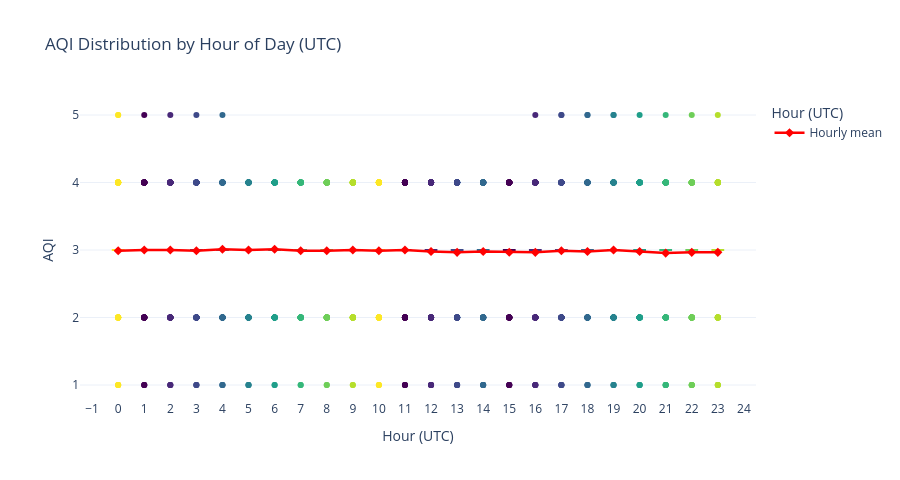

The cell this chart's notebook holds for it:
### Markdown cell above
## 10. AQI by Hour of Day - Box Plot <a id='10'></a>

### Code cell
fig = px.box(
    df, x="hour", y="aqi",
    color="hour",
    color_discrete_sequence=px.colors.sequential.Viridis,
    title="AQI Distribution by Hour of Day (UTC)",
    labels={"hour": "Hour (UTC)", "aqi": "AQI"},
    template=PLOTLY_TEMPLATE
)
fig.update_traces(showlegend=False)

# Overlay mean line
hourly_mean = df.groupby("hour")["aqi"].mean()
fig.add_trace(go.Scatter(
    x=hourly_mean.index, y=hourly_mean.values,
    mode="lines+markers", name="Hourly mean",
    line=dict(color="red", width=2.5),
    marker=dict(size=7, symbol="diamond")
))

fig.update_layout(
    height=480,
    xaxis=dict(tickmode="linear", tick0=0, dtick=1),
    yaxis=dict(tickvals=[1,2,3,4,5])
)
fig.show()

best_hour = int(hourly_mean.idxmin())
worst_hour = int(hourly_mean.idxmax())
print(f"Best hour  (lowest AQI): {best_hour:02d}:00 UTC - mean AQI={hourly_mean[best_hour]:.2f}")
print(f"Worst hour (highest AQI): {worst_hour:02d}:00 UTC - mean AQI={hourly_mean[worst_hour]:.2f}")

from IPython.display import Markdown, display
display(Markdown("### Interpretation\n\nAQI is highest in the early morning hours (roughly 03 to 10 UTC), when the nocturnal boundary layer traps emissions. AQI improves around midday (11 to 14 UTC), consistent with stronger mixing and possible sea breeze effects."))

### Figure 1 — Plotly figure (JSON) as saved in the notebook; plotly's stock layout.template omitted (floating-point values rounded to 4 significant figures)
{"data": [{"alignmentgroup": "True", "hovertemplate": "Hour (UTC)=%{x}<br>AQI=%{y}<extra></extra>", "legendgroup": "15", "marker": {"color": "#440154"}, "name": "15", "notched": false, "offsetgroup": "15", "orientation": "v", "showlegend": false, "type": "box", "x": [15, 15, 15, 15, 15, 15, 15, 15, 15, 15, 15, 15, 15, 15, 15, 15, 15, 15, 15, 15, 15, 15, 15, 15, 15, 15, 15, 15, 15, 15, 15, 15, 15, 15, 15, 15, 15, 15, 15, 15, 15, 15, 15, 15, 15, 15, 15, 15, 15, 15, 15, 15, 15, 15, 15, 15, 15, 15, 15, 15, 15, 15, 15, 15, 15, 15, 15, 15, 15, 15, 15, 15, 15, 15, 15, 15, 15, 15, 15, 15, 15, 15, 15, 15, 15, 15, 15, 15], "x0": " ", "xaxis": "x", "y": [3, 2, 3, 4, 4, 4, 3, 3, 3, 3, 3, 2, 2, 3, 2, 1, 2, 3, 2, 1, 1, 3, 3, 3, 2, 1, 3, 3, 3, 3, 4, 3, 3, 3, 4, 2, 3, 3, 3, 4, 4, 3, 4, 3, 4, 3, 3, 4, 4, 3, 3, 3, 3, 4, 3, 3, 4, 3, 3, 3, 3, 3, 3, 3, 3, 2, 2, 2, 3, 3, 3, 3, 4, 3, 2, 3, 3, 3, 3, 3, 3, 3, 3, 3, 4, 4, 4, 3], "y0": " ", "yaxis": "y"}, {"alignmentgroup": "True", "hovertemplate": "Hour (UTC)=%{x}<br>AQI=%{y}<extra></extra>", "legendgroup": "16", "marker": {"color": "#482878"}, "name": "16", "notched": false, "offsetgroup": "16", "orientation": "v", "showlegend": false, "type": "box", "x": [16, 16, 16, 16, 16, 16, 16, 16, 16, 16, 16, 16, 16, 16, 16, 16, 16, 16, 16, 16, 16, 16, 16, 16, 16, 16, 16, 16, 16, 16, 16, 16, 16, 16, 16, 16, 16, 16, 16, 16, 16, 16, 16, 16, 16, 16, 16, 16, 16, 16, 16, 16, 16, 16, 16, 16, 16, 16, 16, 16, 16, 16, 16, 16, 16, 16, 16, 16, 16, 16, 16, 16, 16, 16, 16, 16, 16, 16, 16, 16, 16, 16, 16, 16, 16, 16, 16], "x0": " ", "xaxis": "x", "y": [3, 2, 3, 5, 4, 4, 3, 3, 3, 3, 3, 2, 2, 3, 2, 1, 2, 3, 2, 1, 1, 3, 3, 3, 2, 1, 3, 3, 3, 3, 4, 3, 3, 3, 4, 2, 3, 3, 3, 4, 4, 3, 4, 3, 4, 3, 3, 4, 3, 3, 3, 3, 4, 4, 3, 3, 4, 3, 3, 3, 3, 3, 3, 4, 2, 2, 2, 2, 3, 2, 3, 3, 4, 3, 2, 3, 3, 3, 3, 3, 3, 3, 3, 3, 4, 4, 4], "y0": " ", "yaxis": "y"}, {"alignmentgroup": "True", "hovertemplate": "Hour (UTC)=%{x}<br>AQI=%{y}<extra></extra>", "legendgroup": "17", "marker": {"color": "#3e4989"}, "name": "17", "notched": false, "offsetgroup": "17", "orientation": "v", "showlegend": false, "type": "box", "x": [17, 17, 17, 17, 17, 17, 17, 17, 17, 17, 17, 17, 17, 17, 17, 17, 17, 17, 17, 17, 17, 17, 17, 17, 17, 17, 17, 17, 17, 17, 17, 17, 17, 17, 17, 17, 17, 17, 17, 17, 17, 17, 17, 17, 17, 17, 17, 17, 17, 17, 17, 17, 17, 17, 17, 17, 17, 17, 17, 17, 17, 17, 17, 17, 17, 17, 17, 17, 17, 17, 17, 17, 17, 17, 17, 17, 17, 17, 17, 17, 17, 17, 17, 17, 17, 17, 17], "x0": " ", "xaxis": "x", "y": [3, 2, 3, 5, 4, 4, 3, 3, 3, 3, 3, 2, 2, 3, 2, 1, 2, 3, 2, 1, 1, 3, 3, 3, 2, 1, 3, 3, 3, 3, 4, 3, 3, 3, 4, 2, 3, 3, 3, 5, 4, 3, 4, 3, 4, 3, 3, 4, 3, 3, 3, 3, 4, 4, 4, 3, 4, 3, 3, 3, 3, 3, 3, 4, 2, 2, 2, 2, 3, 2, 3, 3, 4, 3, 2, 3, 3, 3, 3, 3, 3, 3, 3, 3, 4, 4, 4], "y0": " ", "yaxis": "y"}, {"alignmentgroup": "True", "hovertemplate": "Hour (UTC)=%{x}<br>AQI=%{y}<extra></extra>", "legendgroup": "18", "marker": {"color": "#31688e"}, "name": "18", "notched": false, "offsetgroup": "18", "orientation": "v", "showlegend": false, "type": "box", "x": [18, 18, 18, 18, 18, 18, 18, 18, 18, 18, 18, 18, 18, 18, 18, 18, 18, 18, 18, 18, 18, 18, 18, 18, 18, 18, 18, 18, 18, 18, 18, 18, 18, 18, 18, 18, 18, 18, 18, 18, 18, 18, 18, 18, 18, 18, 18, 18, 18, 18, 18, 18, 18, 18, 18, 18, 18, 18, 18, 18, 18, 18, 18, 18, 18, 18, 18, 18, 18, 18, 18, 18, 18, 18, 18, 18, 18, 18, 18, 18, 18, 18, 18, 18, 18, 18, 18], "x0": " ", "xaxis": "x", "y": [3, 2, 3, 5, 4, 4, 3, 2, 3, 3, 3, 2, 2, 3, 2, 2, 2, 3, 2, 1, 1, 3, 3, 3, 2, 1, 3, 3, 3, 3, 4, 3, 3, 3, 4, 2, 3, 3, 3, 5, 4, 3, 4, 3, 3, 3, 3, 3, 3, 3, 3, 3, 4, 4, 4, 4, 4, 3, 3, 3, 3, 3, 3, 4, 2, 2, 2, 2, 3, 2, 3, 3, 4, 3, 2, 3, 3, 3, 3, 3, 3, 3, 3, 3, 4, 4, 4], "y0": " ", "yaxis": "y"}, {"alignmentgroup": "True", "hovertemplate": "Hour (UTC)=%{x}<br>AQI=%{y}<extra></extra>", "legendgroup": "19", "marker": {"color": "#26828e"}, "name": "19", "notched": false, "offsetgroup": "19", "orientation": "v", "showlegend": false, "type": "box", "x": [19, 19, 19, 19, 19, 19, 19, 19, 19, 19, 19, 19, 19, 19, 19, 19, 19, 19, 19, 19, 19, 19, 19, 19, 19, 19, 19, 19, 19, 19, 19, 19, 19, 19, 19, 19, 19, 19, 19, 19, 19, 19, 19, 19, 19, 19, 19, 19, 19, 19, 19, 19, 19, 19, 19, 19, 19, 19, 19, 19, 19, 19, 19, 19, 19, 19, 19, 19, 19, 19, 19, 19, 19, 19, 19, 19, 19, 19, 19, 19, 19, 19, 19, 19, 19, 19, 19], "x0": " ", "xaxis": "x", "y": [3, 2, 3, 5, 4, 4, 3, 2, 4, 3, 3, 2, 2, 3, 2, 2, 2, 3, 2, 1, 1, 3, 3, 3, 3, 1, 3, 3, 3, 3, 4, 3, 3, 3, 4, 2, 3, 3, 3, 5, 4, 3, 4, 3, 3, 3, 3, 3, 3, 3, 3, 3, 4, 4, 4, 4, 4, 3, 3, 3, 3, 3, 3, 4, 2, 2, 2, 2, 3, 2, 3, 4, 4, 3, 2, 3, 3, 3, 3, 3, 3, 3, 3, 3, 3, 4, 4], "y0": " ", "yaxis": "y"}, {"alignmentgroup": "True", "hovertemplate": "Hour (UTC)=%{x}<br>AQI=%{y}<extra></extra>", "legendgroup": "20", "marker": {"color": "#1f9e89"}, "name": "20", "notched": false, "offsetgroup": "20", "orientation": "v", "showlegend": false, "type": "box", "x": [20, 20, 20, 20, 20, 20, 20, 20, 20, 20, 20, 20, 20, 20, 20, 20, 20, 20, 20, 20, 20, 20, 20, 20, 20, 20, 20, 20, 20, 20, 20, 20, 20, 20, 20, 20, 20, 20, 20, 20, 20, 20, 20, 20, 20, 20, 20, 20, 20, 20, 20, 20, 20, 20, 20, 20, 20, 20, 20, 20, 20, 20, 20, 20, 20, 20, 20, 20, 20, 20, 20, 20, 20, 20, 20, 20, 20, 20, 20, 20, 20, 20, 20, 20, 20, 20, 20], "x0": " ", "xaxis": "x", "y": [3, 2, 3, 5, 4, 4, 3, 2, 4, 3, 3, 2, 2, 3, 2, 2, 2, 3, 2, 1, 1, 3, 3, 3, 3, 1, 3, 3, 3, 3, 4, 3, 3, 3, 4, 2, 3, 3, 3, 4, 4, 3, 4, 3, 3, 3, 3, 3, 3, 3, 3, 3, 4, 4, 4, 4, 3, 3, 3, 3, 3, 3, 3, 4, 2, 2, 2, 2, 3, 2, 3, 4, 4, 3, 2, 3, 3, 3, 3, 3, 3, 3, 3, 3, 3, 4, 4], "y0": " ", "yaxis": "y"}, {"alignmentgroup": "True", "hovertemplate": "Hour (UTC)=%{x}<br>AQI=%{y}<extra></extra>", "legendgroup": "21", "marker": {"color": "#35b779"}, "name": "21", "notched": false, "offsetgroup": "21", "orientation": "v", "showlegend": false, "type": "box", "x": [21, 21, 21, 21, 21, 21, 21, 21, 21, 21, 21, 21, 21, 21, 21, 21, 21, 21, 21, 21, 21, 21, 21, 21, 21, 21, 21, 21, 21, 21, 21, 21, 21, 21, 21, 21, 21, 21, 21, 21, 21, 21, 21, 21, 21, 21, 21, 21, 21, 21, 21, 21, 21, 21, 21, 21, 21, 21, 21, 21, 21, 21, 21, 21, 21, 21, 21, 21, 21, 21, 21, 21, 21, 21, 21, 21, 21, 21, 21, 21, 21, 21, 21, 21, 21, 21, 21], "x0": " ", "xaxis": "x", "y": [3, 2, 3, 5, 4, 4, 3, 2, 4, 3, 3, 2, 2, 3, 2, 2, 2, 3, 1, 1, 1, 3, 3, 3, 3, 1, 3, 3, 3, 3, 3, 3, 3, 3, 3, 2, 3, 3, 3, 4, 4, 3, 4, 3, 3, 3, 3, 3, 4, 3, 3, 3, 4, 3, 4, 4, 3, 3, 3, 3, 3, 3, 3, 4, 2, 2, 2, 2, 3, 3, 3, 4, 4, 3, 2, 3, 3, 3, 3, 3, 3, 3, 3, 3, 3, 4, 4], "y0": " ", "yaxis": "y"}, {"alignmentgroup": "True", "hovertemplate": "Hour (UTC)=%{x}<br>AQI=%{y}<extra></extra>", "legendgroup": "22", "marker": {"color": "#6ece58"}, "name": "22", "notched": false, "offsetgroup": "22", "orientation": "v", "showlegend": false, "type": "box", "x": [22, 22, 22, 22, 22, 22, 22, 22, 22, 22, 22, 22, 22, 22, 22, 22, 22, 22, 22, 22, 22, 22, 22, 22, 22, 22, 22, 22, 22, 22, 22, 22, 22, 22, 22, 22, 22, 22, 22, 22, 22, 22, 22, 22, 22, 22, 22, 22, 22, 22, 22, 22, 22, 22, 22, 22, 22, 22, 22, 22, 22, 22, 22, 22, 22, 22, 22, 22, 22, 22, 22, 22, 22, 22, 22, 22, 22, 22, 22, 22, 22, 22, 22, 22, 22, 22, 22], "x0": " ", "xaxis": "x", "y": [3, 2, 3, 5, 4, 4, 3, 2, 4, 3, 3, 2, 3, 3, 2, 2, 2, 3, 1, 1, 1, 3, 3, 3, 3, 1, 3, 3, 3, 3, 3, 3, 3, 3, 3, 2, 3, 3, 3, 4, 4, 3, 4, 3, 3, 3, 3, 3, 4, 3, 3, 3, 4, 3, 4, 4, 3, 3, 3, 3, 3, 3, 3, 4, 2, 2, 2, 2, 3, 3, 3, 4, 4, 3, 2, 3, 3, 3, 3, 3, 3, 3, 3, 3, 3, 4, 4], "y0": " ", "yaxis": "y"}, {"alignmentgroup": "True", "hovertemplate": "Hour (UTC)=%{x}<br>AQI=%{y}<extra></extra>", "legendgroup": "23", "marker": {"color": "#b5de2b"}, "name": "23", "notched": false, "offsetgroup": "23", "orientation": "v", "showlegend": false, "type": "box", "x": [23, 23, 23, 23, 23, 23, 23, 23, 23, 23, 23, 23, 23, 23, 23, 23, 23, 23, 23, 23, 23, 23, 23, 23, 23, 23, 23, 23, 23, 23, 23, 23, 23, 23, 23, 23, 23, 23, 23, 23, 23, 23, 23, 23, 23, 23, 23, 23, 23, 23, 23, 23, 23, 23, 23, 23, 23, 23, 23, 23, 23, 23, 23, 23, 23, 23, 23, 23, 23, 23, 23, 23, 23, 23, 23, 23, 23, 23, 23, 23, 23, 23, 23, 23, 23, 23, 23], "x0": " ", "xaxis": "x", "y": [3, 3, 3, 5, 4, 4, 3, 3, 3, 3, 3, 2, 3, 3, 2, 2, 2, 3, 1, 1, 1, 3, 3, 3, 3, 1, 3, 3, 3, 3, 3, 3, 3, 3, 3, 2, 3, 3, 3, 4, 4, 3, 4, 3, 3, 3, 3, 3, 4, 3, 3, 3, 4, 3, 3, 4, 3, 3, 3, 3, 3, 3, 3, 4, 2, 2, 2, 2, 2, 3, 3, 4, 4, 3, 3, 3, 3, 3, 3, 3, 3, 3, 3, 3, 3, 4, 4], "y0": " ", "yaxis": "y"}, {"alignmentgroup": "True", "hovertemplate": "Hour (UTC)=%{x}<br>AQI=%{y}<extra></extra>", "legendgroup": "0", "marker": {"color": "#fde725"}, "name": "0", "notched": false, "offsetgroup": "0", "orientation": "v", "showlegend": false, "type": "box", "x": [0, 0, 0, 0, 0, 0, 0, 0, 0, 0, 0, 0, 0, 0, 0, 0, 0, 0, 0, 0, 0, 0, 0, 0, 0, 0, 0, 0, 0, 0, 0, 0, 0, 0, 0, 0, 0, 0, 0, 0, 0, 0, 0, 0, 0, 0, 0, 0, 0, 0, 0, 0, 0, 0, 0, 0, 0, 0, 0, 0, 0, 0, 0, 0, 0, 0, 0, 0, 0, 0, 0, 0, 0, 0, 0, 0, 0, 0, 0, 0, 0, 0, 0, 0, 0, 0, 0], "x0": " ", "xaxis": "x", "y": [3, 3, 3, 5, 5, 4, 3, 3, 3, 3, 3, 2, 3, 3, 2, 2, 2, 3, 1, 1, 1, 3, 3, 3, 3, 1, 3, 3, 3, 4, 3, 3, 3, 3, 3, 2, 3, 3, 3, 4, 4, 3, 4, 3, 3, 3, 3, 3, 4, 3, 3, 3, 4, 4, 3, 4, 3, 3, 3, 3, 3, 3, 3, 4, 2, 2, 2, 2, 2, 3, 3, 4, 4, 2, 3, 3, 3, 3, 3, 3, 3, 3, 3, 3, 3, 4, 4], "y0": " ", "yaxis": "y"}, {"alignmentgroup": "True", "hovertemplate": "Hour (UTC)=%{x}<br>AQI=%{y}<extra></extra>", "legendgroup": "1", "marker": {"color": "#440154"}, "name": "1", "notched": false, "offsetgroup": "1", "orientation": "v", "showlegend": false, "type": "box", "x": [1, 1, 1, 1, 1, 1, 1, 1, 1, 1, 1, 1, 1, 1, 1, 1, 1, 1, 1, 1, 1, 1, 1, 1, 1, 1, 1, 1, 1, 1, 1, 1, 1, 1, 1, 1, 1, 1, 1, 1, 1, 1, 1, 1, 1, 1, 1, 1, 1, 1, 1, 1, 1, 1, 1, 1, 1, 1, 1, 1, 1, 1, 1, 1, 1, 1, 1, 1, 1, 1, 1, 1, 1, 1, 1, 1, 1, 1, 1, 1, 1, 1, 1, 1, 1, 1, 1], "x0": " ", "xaxis": "x", "y": [3, 3, 2, 4, 5, 4, 4, 3, 3, 3, 3, 2, 3, 3, 2, 2, 2, 3, 1, 1, 1, 3, 3, 3, 3, 2, 3, 3, 3, 4, 3, 3, 3, 4, 3, 2, 3, 3, 3, 4, 4, 3, 4, 3, 3, 3, 3, 3, 4, 3, 3, 3, 4, 4, 3, 3, 3, 3, 3, 3, 3, 3, 3, 4, 2, 2, 2, 2, 2, 3, 3, 4, 4, 2, 3, 3, 3, 3, 3, 3, 3, 3, 3, 3, 4, 4, 4], "y0": " ", "yaxis": "y"}, {"alignmentgroup": "True", "hovertemplate": "Hour (UTC)=%{x}<br>AQI=%{y}<extra></extra>", "legendgroup": "2", "marker": {"color": "#482878"}, "name": "2", "notched": false, "offsetgroup": "2", "orientation": "v", "showlegend": false, "type": "box", "x": [2, 2, 2, 2, 2, 2, 2, 2, 2, 2, 2, 2, 2, 2, 2, 2, 2, 2, 2, 2, 2, 2, 2, 2, 2, 2, 2, 2, 2, 2, 2, 2, 2, 2, 2, 2, 2, 2, 2, 2, 2, 2, 2, 2, 2, 2, 2, 2, 2, 2, 2, 2, 2, 2, 2, 2, 2, 2, 2, 2, 2, 2, 2, 2, 2, 2, 2, 2, 2, 2, 2, 2, 2, 2, 2, 2, 2, 2, 2, 2, 2, 2, 2, 2, 2, 2, 2], "x0": " ", "xaxis": "x", "y": [3, 3, 2, 4, 5, 4, 4, 3, 3, 3, 3, 2, 3, 3, 2, 2, 2, 3, 1, 1, 1, 3, 3, 3, 2, 2, 3, 3, 3, 4, 3, 3, 3, 4, 3, 3, 3, 4, 3, 4, 3, 3, 3, 3, 3, 3, 3, 3, 4, 3, 3, 3, 4, 4, 3, 3, 3, 3, 3, 3, 3, 3, 3, 4, 2, 2, 2, 2, 2, 4, 3, 4, 4, 2, 3, 3, 3, 3, 3, 3, 3, 3, 3, 3, 4, 4, 4], "y0": " ", "yaxis": "y"}, {"alignmentgroup": "True", "hovertemplate": "Hour (UTC)=%{x}<br>AQI=%{y}<extra></extra>", "legendgroup": "3", "marker": {"color": "#3e4989"}, "name": "3", "notched": false, "offsetgroup": "3", "orientation": "v", "showlegend": false, "type": "box", "x": [3, 3, 3, 3, 3, 3, 3, 3, 3, 3, 3, 3, 3, 3, 3, 3, 3, 3, 3, 3, 3, 3, 3, 3, 3, 3, 3, 3, 3, 3, 3, 3, 3, 3, 3, 3, 3, 3, 3, 3, 3, 3, 3, 3, 3, 3, 3, 3, 3, 3, 3, 3, 3, 3, 3, 3, 3, 3, 3, 3, 3, 3, 3, 3, 3, 3, 3, 3, 3, 3, 3, 3, 3, 3, 3, 3, 3, 3, 3, 3, 3, 3, 3, 3, 3, 3, 3], "x0": " ", "xaxis": "x", "y": [3, 3, 2, 4, 5, 4, 4, 3, 3, 3, 3, 2, 3, 3, 2, 2, 2, 2, 1, 1, 1, 3, 3, 3, 2, 2, 3, 3, 3, 4, 3, 3, 3, 4, 3, 3, 3, 4, 3, 4, 3, 3, 3, 3, 3, 3, 3, 3, 4, 3, 3, 3, 4, 4, 3, 3, 3, 3, 3, 3, 3, 3, 3, 3, 2, 2, 2, 2, 3, 4, 3, 4, 4, 2, 3, 3, 3, 3, 3, 3, 3, 3, 3, 3, 4, 4, 4], "y0": " ", "yaxis": "y"}, {"alignmentgroup": "True", "hovertemplate": "Hour (UTC)=%{x}<br>AQI=%{y}<extra></extra>", "legendgroup": "4", "marker": {"color": "#31688e"}, "name": "4", "notched": false, "offsetgroup": "4", "orientation": "v", "showlegend": false, "type": "box", "x": [4, 4, 4, 4, 4, 4, 4, 4, 4, 4, 4, 4, 4, 4, 4, 4, 4, 4, 4, 4, 4, 4, 4, 4, 4, 4, 4, 4, 4, 4, 4, 4, 4, 4, 4, 4, 4, 4, 4, 4, 4, 4, 4, 4, 4, 4, 4, 4, 4, 4, 4, 4, 4, 4, 4, 4, 4, 4, 4, 4, 4, 4, 4, 4, 4, 4, 4, 4, 4, 4, 4, 4, 4, 4, 4, 4, 4, 4, 4, 4, 4, 4, 4, 4, 4, 4, 4, 4, 4], "x0": " ", "xaxis": "x", "y": [3, 3, 2, 4, 5, 4, 4, 3, 3, 3, 3, 2, 3, 2, 2, 2, 2, 2, 1, 1, 1, 3, 3, 3, 2, 2, 3, 3, 3, 4, 3, 3, 3, 4, 3, 3, 3, 4, 3, 4, 3, 3, 3, 3, 3, 3, 3, 3, 4, 3, 3, 3, 4, 4, 3, 3, 3, 3, 3, 3, 3, 3, 3, 3, 2, 2, 2, 3, 3, 4, 3, 4, 4, 2, 3, 3, 3, 3, 3, 3, 3, 3, 3, 3, 4, 4, 4, 4, 4], "y0": " ", "yaxis": "y"}, {"alignmentgroup": "True", "hovertemplate": "Hour (UTC)=%{x}<br>AQI=%{y}<extra></extra>", "legendgroup": "5", "marker": {"color": "#26828e"}, "name": "5", "notched": false, "offsetgroup": "5", "orientation": "v", "showlegend": false, "type": "box", "x": [5, 5, 5, 5, 5, 5, 5, 5, 5, 5, 5, 5, 5, 5, 5, 5, 5, 5, 5, 5, 5, 5, 5, 5, 5, 5, 5, 5, 5, 5, 5, 5, 5, 5, 5, 5, 5, 5, 5, 5, 5, 5, 5, 5, 5, 5, 5, 5, 5, 5, 5, 5, 5, 5, 5, 5, 5, 5, 5, 5, 5, 5, 5, 5, 5, 5, 5, 5, 5, 5, 5, 5, 5, 5, 5, 5, 5, 5, 5, 5, 5, 5, 5, 5, 5, 5, 5, 5, 5], "x0": " ", "xaxis": "x", "y": [3, 3, 2, 4, 4, 4, 4, 3, 3, 3, 3, 2, 3, 2, 2, 2, 2, 2, 1, 1, 1, 3, 3, 3, 2, 2, 3, 3, 3, 4, 3, 3, 3, 4, 4, 3, 3, 4, 3, 4, 3, 3, 3, 3, 3, 3, 3, 3, 3, 3, 3, 3, 4, 4, 3, 3, 3, 3, 3, 3, 3, 3, 3, 3, 2, 2, 2, 3, 3, 4, 3, 4, 4, 2, 3, 3, 3, 3, 3, 3, 3, 3, 3, 3, 4, 4, 4, 4, 4], "y0": " ", "yaxis": "y"}, {"alignmentgroup": "True", "hovertemplate": "Hour (UTC)=%{x}<br>AQI=%{y}<extra></extra>", "legendgroup": "6", "marker": {"color": "#1f9e89"}, "name": "6", "notched": false, "offsetgroup": "6", "orientation": "v", "showlegend": false, "type": "box", "x": [6, 6, 6, 6, 6, 6, 6, 6, 6, 6, 6, 6, 6, 6, 6, 6, 6, 6, 6, 6, 6, 6, 6, 6, 6, 6, 6, 6, 6, 6, 6, 6, 6, 6, 6, 6, 6, 6, 6, 6, 6, 6, 6, 6, 6, 6, 6, 6, 6, 6, 6, 6, 6, 6, 6, 6, 6, 6, 6, 6, 6, 6, 6, 6, 6, 6, 6, 6, 6, 6, 6, 6, 6, 6, 6, 6, 6, 6, 6, 6, 6, 6, 6, 6, 6, 6, 6], "x0": " ", "xaxis": "x", "y": [3, 3, 3, 4, 4, 4, 3, 3, 3, 3, 3, 2, 3, 2, 2, 2, 3, 2, 1, 1, 2, 3, 3, 3, 2, 2, 3, 3, 3, 4, 3, 3, 3, 4, 4, 4, 3, 4, 3, 4, 3, 3, 3, 3, 3, 3, 3, 4, 3, 3, 3, 3, 4, 3, 3, 3, 3, 3, 3, 3, 3, 3, 3, 3, 2, 2, 2, 3, 3, 4, 3, 4, 4, 2, 3, 3, 3, 3, 3, 3, 3, 3, 3, 3, 4, 4, 4], "y0": " ", "yaxis": "y"}, {"alignmentgroup": "True", "hovertemplate": "Hour (UTC)=%{x}<br>AQI=%{y}<extra></extra>", "legendgroup": "7", "marker": {"color": "#35b779"}, "name": "7", "notched": false, "offsetgroup": "7", "orientation": "v", "showlegend": false, "type": "box", "x": [7, 7, 7, 7, 7, 7, 7, 7, 7, 7, 7, 7, 7, 7, 7, 7, 7, 7, 7, 7, 7, 7, 7, 7, 7, 7, 7, 7, 7, 7, 7, 7, 7, 7, 7, 7, 7, 7, 7, 7, 7, 7, 7, 7, 7, 7, 7, 7, 7, 7, 7, 7, 7, 7, 7, 7, 7, 7, 7, 7, 7, 7, 7, 7, 7, 7, 7, 7, 7, 7, 7, 7, 7, 7, 7, 7, 7, 7, 7, 7, 7, 7, 7, 7, 7, 7, 7], "x0": " ", "xaxis": "x", "y": [3, 3, 3, 4, 4, 4, 3, 3, 3, 3, 2, 2, 3, 2, 2, 2, 3, 2, 1, 1, 2, 3, 3, 3, 2, 2, 3, 3, 3, 4, 3, 3, 3, 4, 4, 4, 3, 3, 3, 4, 3, 3, 3, 3, 3, 3, 3, 4, 3, 3, 3, 3, 4, 3, 3, 3, 3, 3, 3, 3, 3, 3, 3, 3, 2, 2, 2, 3, 3, 4, 3, 4, 4, 2, 3, 3, 3, 3, 3, 3, 3, 3, 3, 3, 4, 4, 4], "y0": " ", "yaxis": "y"}, {"alignmentgroup": "True", "hovertemplate": "Hour (UTC)=%{x}<br>AQI=%{y}<extra></extra>", "legendgroup": "8", "marker": {"color": "#6ece58"}, "name": "8", "notched": false, "offsetgroup": "8", "orientation": "v", "showlegend": false, "type": "box", "x": [8, 8, 8, 8, 8, 8, 8, 8, 8, 8, 8, 8, 8, 8, 8, 8, 8, 8, 8, 8, 8, 8, 8, 8, 8, 8, 8, 8, 8, 8, 8, 8, 8, 8, 8, 8, 8, 8, 8, 8, 8, 8, 8, 8, 8, 8, 8, 8, 8, 8, 8, 8, 8, 8, 8, 8, 8, 8, 8, 8, 8, 8, 8, 8, 8, 8, 8, 8, 8, 8, 8, 8, 8, 8, 8, 8, 8, 8, 8, 8, 8, 8, 8, 8, 8, 8, 8], "x0": " ", "xaxis": "x", "y": [2, 3, 3, 4, 4, 4, 3, 3, 3, 4, 2, 2, 3, 2, 2, 2, 3, 2, 1, 1, 2, 3, 3, 3, 2, 2, 3, 3, 3, 4, 3, 3, 3, 4, 3, 4, 3, 3, 3, 4, 3, 3, 3, 3, 3, 3, 3, 4, 3, 3, 3, 3, 4, 3, 3, 4, 3, 3, 3, 3, 3, 3, 3, 3, 2, 2, 2, 3, 3, 4, 3, 4, 4, 2, 3, 3, 3, 3, 3, 3, 3, 3, 3, 3, 4, 4, 4], "y0": " ", "yaxis": "y"}, {"alignmentgroup": "True", "hovertemplate": "Hour (UTC)=%{x}<br>AQI=%{y}<extra></extra>", "legendgroup": "9", "marker": {"color": "#b5de2b"}, "name": "9", "notched": false, "offsetgroup": "9", "orientation": "v", "showlegend": false, "type": "box", "x": [9, 9, 9, 9, 9, 9, 9, 9, 9, 9, 9, 9, 9, 9, 9, 9, 9, 9, 9, 9, 9, 9, 9, 9, 9, 9, 9, 9, 9, 9, 9, 9, 9, 9, 9, 9, 9, 9, 9, 9, 9, 9, 9, 9, 9, 9, 9, 9, 9, 9, 9, 9, 9, 9, 9, 9, 9, 9, 9, 9, 9, 9, 9, 9, 9, 9, 9, 9, 9, 9, 9, 9, 9, 9, 9, 9, 9, 9, 9, 9, 9, 9, 9, 9, 9, 9, 9], "x0": " ", "xaxis": "x", "y": [2, 3, 3, 4, 4, 4, 3, 3, 3, 4, 2, 2, 3, 2, 2, 2, 3, 2, 1, 1, 2, 3, 3, 3, 2, 3, 3, 3, 3, 4, 3, 3, 3, 4, 3, 3, 3, 3, 3, 4, 3, 3, 3, 4, 3, 3, 4, 4, 3, 3, 3, 3, 4, 3, 3, 4, 3, 3, 3, 3, 3, 3, 3, 3, 2, 2, 2, 3, 3, 4, 3, 4, 4, 2, 3, 3, 2, 3, 3, 3, 3, 3, 3, 3, 4, 4, 4], "y0": " ", "yaxis": "y"}, {"alignmentgroup": "True", "hovertemplate": "Hour (UTC)=%{x}<br>AQI=%{y}<extra></extra>", "legendgroup": "10", "marker": {"color": "#fde725"}, "name": "10", "notched": false, "offsetgroup": "10", "orientation": "v", "showlegend": false, "type": "box", "x": [10, 10, 10, 10, 10, 10, 10, 10, 10, 10, 10, 10, 10, 10, 10, 10, 10, 10, 10, 10, 10, 10, 10, 10, 10, 10, 10, 10, 10, 10, 10, 10, 10, 10, 10, 10, 10, 10, 10, 10, 10, 10, 10, 10, 10, 10, 10, 10, 10, 10, 10, 10, 10, 10, 10, 10, 10, 10, 10, 10, 10, 10, 10, 10, 10, 10, 10, 10, 10, 10, 10, 10, 10, 10, 10, 10, 10, 10, 10, 10, 10, 10, 10, 10, 10, 10, 10], "x0": " ", "xaxis": "x", "y": [2, 3, 3, 4, 4, 4, 3, 3, 3, 4, 2, 2, 3, 2, 1, 2, 3, 2, 1, 1, 2, 3, 3, 3, 2, 3, 3, 3, 3, 4, 3, 3, 3, 4, 3, 3, 3, 3, 3, 4, 3, 3, 3, 4, 3, 3, 4, 4, 3, 3, 3, 3, 4, 3, 3, 4, 3, 3, 3, 3, 3, 3, 3, 3, 2, 2, 2, 3, 3, 4, 3, 4, 4, 2, 3, 3, 2, 3, 3, 3, 3, 3, 3, 3, 4, 4, 4], "y0": " ", "yaxis": "y"}, {"alignmentgroup": "True", "hovertemplate": "Hour (UTC)=%{x}<br>AQI=%{y}<extra></extra>", "legendgroup": "11", "marker": {"color": "#440154"}, "name": "11", "notched": false, "offsetgroup": "11", "orientation": "v", "showlegend": false, "type": "box", "x": [11, 11, 11, 11, 11, 11, 11, 11, 11, 11, 11, 11, 11, 11, 11, 11, 11, 11, 11, 11, 11, 11, 11, 11, 11, 11, 11, 11, 11, 11, 11, 11, 11, 11, 11, 11, 11, 11, 11, 11, 11, 11, 11, 11, 11, 11, 11, 11, 11, 11, 11, 11, 11, 11, 11, 11, 11, 11, 11, 11, 11, 11, 11, 11, 11, 11, 11, 11, 11, 11, 11, 11, 11, 11, 11, 11, 11, 11, 11, 11, 11, 11, 11, 11, 11, 11, 11], "x0": " ", "xaxis": "x", "y": [2, 3, 4, 4, 4, 4, 3, 3, 3, 4, 2, 2, 3, 2, 1, 2, 3, 2, 1, 1, 2, 3, 3, 3, 2, 3, 3, 3, 3, 4, 3, 3, 3, 4, 2, 3, 3, 3, 4, 4, 3, 3, 3, 4, 3, 3, 4, 4, 3, 3, 3, 3, 4, 3, 3, 4, 3, 3, 3, 3, 3, 3, 3, 3, 2, 2, 2, 3, 3, 4, 3, 4, 4, 2, 3, 3, 2, 3, 3, 3, 3, 3, 3, 3, 4, 4, 4], "y0": " ", "yaxis": "y"}, {"alignmentgroup": "True", "hovertemplate": "Hour (UTC)=%{x}<br>AQI=%{y}<extra></extra>", "legendgroup": "12", "marker": {"color": "#482878"}, "name": "12", "notched": false, "offsetgroup": "12", "orientation": "v", "showlegend": false, "type": "box", "x": [12, 12, 12, 12, 12, 12, 12, 12, 12, 12, 12, 12, 12, 12, 12, 12, 12, 12, 12, 12, 12, 12, 12, 12, 12, 12, 12, 12, 12, 12, 12, 12, 12, 12, 12, 12, 12, 12, 12, 12, 12, 12, 12, 12, 12, 12, 12, 12, 12, 12, 12, 12, 12, 12, 12, 12, 12, 12, 12, 12, 12, 12, 12, 12, 12, 12, 12, 12, 12, 12, 12, 12, 12, 12, 12, 12, 12, 12, 12, 12, 12, 12, 12, 12, 12, 12, 12], "x0": " ", "xaxis": "x", "y": [2, 3, 4, 4, 4, 3, 3, 3, 3, 4, 2, 2, 3, 2, 1, 2, 3, 2, 1, 1, 2, 3, 3, 3, 1, 3, 3, 3, 3, 4, 3, 3, 3, 4, 2, 3, 3, 3, 4, 4, 3, 3, 3, 4, 3, 3, 4, 4, 3, 3, 3, 3, 4, 3, 3, 4, 3, 3, 3, 3, 3, 3, 3, 3, 2, 2, 2, 3, 3, 4, 3, 4, 3, 2, 3, 3, 2, 3, 3, 3, 3, 3, 3, 4, 4, 4, 4], "y0": " ", "yaxis": "y"}, {"alignmentgroup": "True", "hovertemplate": "Hour (UTC)=%{x}<br>AQI=%{y}<extra></extra>", "legendgroup": "13", "marker": {"color": "#3e4989"}, "name": "13", "notched": false, "offsetgroup": "13", "orientation": "v", "showlegend": false, "type": "box", "x": [13, 13, 13, 13, 13, 13, 13, 13, 13, 13, 13, 13, 13, 13, 13, 13, 13, 13, 13, 13, 13, 13, 13, 13, 13, 13, 13, 13, 13, 13, 13, 13, 13, 13, 13, 13, 13, 13, 13, 13, 13, 13, 13, 13, 13, 13, 13, 13, 13, 13, 13, 13, 13, 13, 13, 13, 13, 13, 13, 13, 13, 13, 13, 13, 13, 13, 13, 13, 13, 13, 13, 13, 13, 13, 13, 13, 13, 13, 13, 13, 13, 13, 13, 13, 13, 13, 13], "x0": " ", "xaxis": "x", "y": [2, 3, 4, 4, 4, 3, 3, 3, 3, 4, 2, 2, 3, 2, 1, 2, 3, 2, 1, 1, 2, 3, 3, 2, 1, 3, 3, 3, 3, 4, 3, 3, 3, 4, 2, 3, 3, 3, 4, 4, 3, 4, 3, 4, 3, 3, 4, 4, 3, 3, 3, 3, 4, 3, 3, 4, 3, 3, 3, 3, 3, 3, 3, 3, 2, 2, 2, 3, 3, 4, 3, 4, 3, 2, 3, 3, 2, 3, 3, 3, 3, 3, 3, 4, 4, 4, 3], "y0": " ", "yaxis": "y"}, {"alignmentgroup": "True", "hovertemplate": "Hour (UTC)=%{x}<br>AQI=%{y}<extra></extra>", "legendgroup": "14", "marker": {"color": "#31688e"}, "name": "14", "notched": false, "offsetgroup": "14", "orientation": "v", "showlegend": false, "type": "box", "x": [14, 14, 14, 14, 14, 14, 14, 14, 14, 14, 14, 14, 14, 14, 14, 14, 14, 14, 14, 14, 14, 14, 14, 14, 14, 14, 14, 14, 14, 14, 14, 14, 14, 14, 14, 14, 14, 14, 14, 14, 14, 14, 14, 14, 14, 14, 14, 14, 14, 14, 14, 14, 14, 14, 14, 14, 14, 14, 14, 14, 14, 14, 14, 14, 14, 14, 14, 14, 14, 14, 14, 14, 14, 14, 14, 14, 14, 14, 14, 14, 14, 14, 14, 14, 14, 14, 14], "x0": " ", "xaxis": "x", "y": [2, 3, 4, 4, 4, 3, 3, 3, 3, 4, 2, 2, 3, 2, 1, 2, 3, 2, 1, 1, 2, 3, 3, 2, 1, 3, 3, 3, 3, 4, 3, 3, 3, 4, 2, 3, 3, 3, 4, 4, 3, 4, 3, 4, 3, 3, 4, 4, 3, 3, 3, 3, 4, 3, 3, 4, 3, 3, 3, 3, 3, 3, 3, 3, 2, 2, 2, 3, 3, 4, 3, 4, 3, 2, 3, 3, 3, 3, 3, 3, 3, 3, 3, 4, 4, 4, 3], "y0": " ", "yaxis": "y"}, {"line": {"color": "red", "width": 2.5}, "marker": {"size": 7, "symbol": "diamond"}, "mode": "lines+markers", "name": "Hourly mean", "type": "scatter", "x": [0, 1, 2, 3, 4, 5, 6, 7, 8, 9, 10, 11, 12, 13, 14, 15, 16, 17, 18, 19, 20, 21, 22, 23], "y": [2.989, 3.0, 3.0, 2.989, 3.011, 3.0, 3.011, 2.989, 2.989, 3.0, 2.989, 3.0, 2.977, 2.966, 2.977, 2.966, 2.966, 2.989, 2.977, 3.0, 2.977, 2.954, 2.966, 2.966]}], "layout": {"boxmode": "overlay", "height": 480, "legend": {"title": {"text": "Hour (UTC)"}, "tracegroupgap": 0}, "title": {"text": "AQI Distribution by Hour of Day (UTC)"}, "xaxis": {"anchor": "y", "categoryarray": [15, 16, 17, 18, 19, 20, 21, 22, 23, 0, 1, 2, 3, 4, 5, 6, 7, 8, 9, 10, 11, 12, 13, 14], "categoryorder": "array", "domain": [0, 1], "dtick": 1, "tick0": 0, "tickmode": "linear", "title": {"text": "Hour (UTC)"}}, "yaxis": {"anchor": "x", "domain": [0, 1], "tickvals": [1, 2, 3, 4, 5], "title": {"text": "AQI"}}}}
